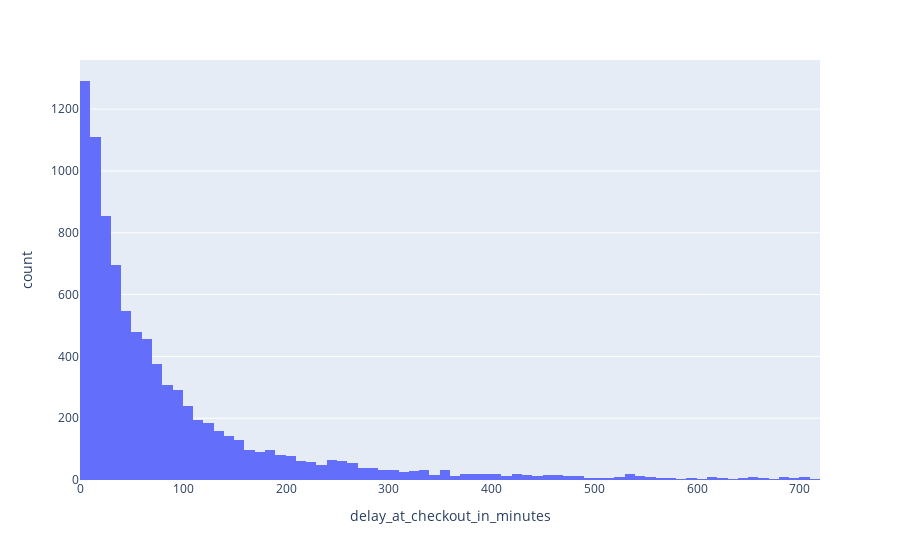

The notebook cell this image was saved under:
### Code cell
# Distribution hors :
#           Avances
#           Retards > 12h

df_disp = df[(df["delay_at_checkout_in_minutes"] > 0) & (df["delay_at_checkout_in_minutes"] <= 720)]
fig = px.histogram(df_disp, x="delay_at_checkout_in_minutes")
fig.show()

### Figure 1 — Plotly figure (JSON) as saved in the notebook; plotly's stock layout.template omitted (floating-point values rounded to 4 significant figures; data arrays with more than 128 entries replaced by an {"elided": "..."} marker saying what was removed)
{"data": [{"alignmentgroup": "True", "bingroup": "x", "hovertemplate": "delay_at_checkout_in_minutes=%{x}<br>count=%{y}<extra></extra>", "legendgroup": "", "marker": {"color": "#636efa", "pattern": {"shape": ""}}, "name": "", "offsetgroup": "", "orientation": "v", "showlegend": false, "type": "histogram", "x": {"elided": "8910 int values"}, "xaxis": "x", "yaxis": "y"}], "layout": {"barmode": "relative", "legend": {"tracegroupgap": 0}, "margin": {"t": 60}, "xaxis": {"anchor": "y", "domain": [0, 1], "title": {"text": "delay_at_checkout_in_minutes"}}, "yaxis": {"anchor": "x", "domain": [0, 1], "title": {"text": "count"}}}}
